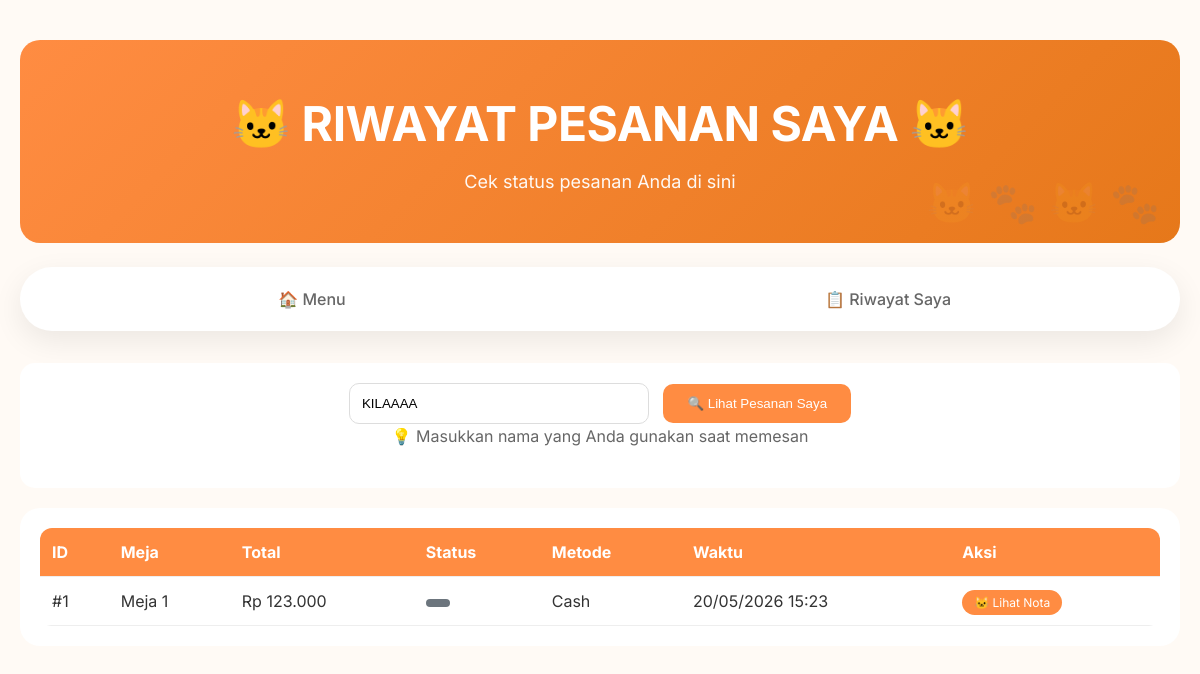
Screenshot of /riwayat.php?nama=KILAAAA with the database file from the repository.
### tables this page shows
CREATE TABLE `pesanan` (
  `id` int(11) NOT NULL,
  `no_meja` int(11) NOT NULL,
  `nama_pemesan` varchar(100) NOT NULL,
  `total_harga` int(11) NOT NULL,
  `status` enum('Menunggu Pembayaran','Dibayar','Sedang Dimasak','Selesai') DEFAULT 'Menunggu Pembayaran',
  `catatan` text DEFAULT NULL,
  `tanggal_pesan` timestamp NOT NULL DEFAULT current_timestamp(),
  `metode_pembayaran` varchar(50) DEFAULT 'Cash',
  `waktu_dibayar` datetime DEFAULT NULL
);

### riwayat.php (the view, shortened to what this page needs)
<?php include 'config/db.php'; ?>
<!DOCTYPE html>
<html lang="id">
<head>
    <link rel="stylesheet" href="css/style.css">
</head>
<body>
    <div class="container">
        <div class="header">
            <h1>🐱 RIWAYAT PESANAN SAYA 🐱</h1>
            <p>Cek status pesanan Anda di sini</p>
        </div>
        <div class="nav">
            <a href="index.php">🏠 Menu</a>
            <a href="riwayat.php">📋 Riwayat Saya</a>
        </div>
        <div class="search-box">
            <form method="GET" action="">
                <input type="text" name="nama" placeholder="Masukkan nama pemesan" value="<?= isset($_GET['nama']) ? htmlspecialchars($_GET['nama']) : '' ?>" required>
                <button type="submit">🔍 Lihat Pesanan Saya</button>
            </form>
            <p class="info-text">💡 Masukkan nama yang Anda gunakan saat memesan</p>
        </div>
        <div class="riwayat-container">
            <?php
            $nama_pemesan = isset($_GET['nama']) ? $_GET['nama'] : '';
            if ($nama_pemesan == ''):
            ?>
                <p class="empty-riwayat">🐾 Masukkan nama Anda di atas untuk melihat riwayat pesanan.</p>
            <?php else:
                $sql = "SELECT * FROM pesanan WHERE nama_pemesan LIKE '%" . $conn->real_escape_string($nama_pemesan) . "%' ORDER BY tanggal_pesan DESC";
                $result = $conn->query($sql);
                if($result->num_rows == 0):
            ?>
                <p class="empty-riwayat">🐾 Tidak ada pesanan dengan nama "<?= htmlspecialchars($nama_pemesan) ?>". Yuk pesan dulu!</p>
            <?php else: ?>
                <table class="riwayat-table" id="tabelRiwayat">
                    <thead>
                        <tr>
                            <th>ID</th><th>Meja</th><th>Total</th><th>Status</th><th>Metode</th><th>Waktu</th><th>Aksi</th>
                        </tr>
                    </thead>
                    <tbody>
                        <?php while($row = $result->fetch_assoc()):
                            $status_class = '';
                            if($row['status'] == 'Menunggu Pembayaran') $status_class = 'status-menunggu';
                            elseif($row['status'] == 'Dibayar') $status_class = 'status-dibayar';
                            elseif($row['status'] == 'Sedang Dimasak') $status_class = 'status-masak';
                            else $status_class = 'status-selesai';
                        ?>
                        <tr>
                            <td>#<?= $row['id'] ?></td>
                            <td>Meja <?= $row['no_meja'] ?></td>
                            <td>Rp <?= number_format($row['total_harga'], 0, ',', '.') ?></td>
                            <td><span class="<?= $status_class ?>"><?= $row['status'] ?></span></td>
                            <td><?= $row['metode_pembayaran'] ?? 'Cash' ?></td>
                            <td><?= date('d/m/Y H:i', strtotime($row['tanggal_pesan'])) ?></td>
                            <td>
                                <a href="nota_pesanan.php?id=<?= $row['id'] ?>" class="btn-detail">🐱 Lihat Nota</a>
                            </td>
                        </tr>
                        <?php endwhile; ?>
                    </tbody>
                </table>
            <?php endif; endif; ?>
        </div>
    </div>
</body>
</html>

### css/style.css (style rules this page uses)
:root { --primary: #FF8C42; --primary-dark: #E6781A; --secondary: #A8E6CF; --secondary-dark: #7BC9A5; --background: #FFFAF5; --card-bg: #FFFFFF; --text: #333333; --text-light: #666666; --border: #F0E5D8; --shadow: 0 10px 30px rgba(0,0,0,0.08); --shadow-hover: 0 20px 40px rgba(0,0,0,0.12); --radius: 20px; --radius-sm: 12px; }
* { margin: 0; padding: 0; box-sizing: border-box; }
body { font-family: 'Inter', sans-serif; background: var(--background); color: var(--text); line-height: 1.5; }
.container { max-width: 1280px; margin: 0 auto; padding: 0 24px; }
.header { background: linear-gradient(135deg, var(--primary) 0%, var(--primary-dark) 100%); color: white; padding: 48px 40px; border-radius: var(--radius); margin: 20px 0 24px; text-align: center; position: relative; overflow: hidden; }
.header::before { content: "🐱 🐾 🐱 🐾"; position: absolute; bottom: 10px; right: 20px; font-size: 40px; opacity: 0.1; white-space: nowrap; }
.header h1 { font-size: 48px; font-weight: 700; letter-spacing: -0.5px; margin-bottom: 8px; }
.header p { font-size: 18px; opacity: 0.95; }
.nav { background: var(--card-bg); border-radius: 60px; padding: 8px; margin-bottom: 32px; display: flex; gap: 8px; box-shadow: var(--shadow); }
.nav a { flex: 1; text-align: center; text-decoration: none; padding: 12px 24px; border-radius: 40px; color: var(--text-light); font-weight: 500; transition: all 0.3s ease; }
.container { max-width: 1200px; margin: 0 auto; padding: 20px; }
.riwayat-container { overflow-x: auto; }
.riwayat-table { width: 100%; border-collapse: collapse; background: white; border-radius: 12px; overflow: hidden; }
.riwayat-table th { background: #FF8C42; color: white; padding: 12px; text-align: left; }
.riwayat-table td { padding: 12px; border-bottom: 1px solid #eee; }
.status-selesai { background: #A8E6CF; color: #2D6A4F; padding: 4px 12px; border-radius: 20px; font-size: 12px; font-weight: bold; }
.btn-detail { background: #FF8C42; color: white; padding: 5px 12px; border-radius: 15px; text-decoration: none; font-size: 12px; }

### riwayat.php (style rules this page uses)
.status-selesai { background: #6c757d; color: white; padding: 4px 12px; border-radius: 20px; font-size: 12px; display: inline-block; }
.riwayat-container { background: white; border-radius: 20px; padding: 20px; overflow-x: auto; margin-top: 20px; }
.riwayat-table { width: 100%; border-collapse: collapse; }
.riwayat-table th, .riwayat-table td { padding: 12px; text-align: left; border-bottom: 1px solid #eee; }
.riwayat-table th { background: #FF8C42; color: white; }
.btn-detail { background: #FF8C42; color: white; padding: 5px 12px; border-radius: 15px; text-decoration: none; font-size: 12px; }
.search-box { background: white; padding: 20px; border-radius: 15px; margin-bottom: 20px; text-align: center; }
.search-box input { padding: 12px; width: 70%; max-width: 300px; border-radius: 10px; border: 1px solid #ddd; margin-right: 10px; }
.search-box button { padding: 12px 24px; background: #FF8C42; color: white; border: none; border-radius: 10px; cursor: pointer; }
.info-text { color: #666; text-align: center; margin-bottom: 20px; }

### rows the page displays
pesanan: id "1", no_meja "1", total_harga "123.000", metode_pembayaran "Cash", tanggal_pesan "20/05/2026 15:23"
